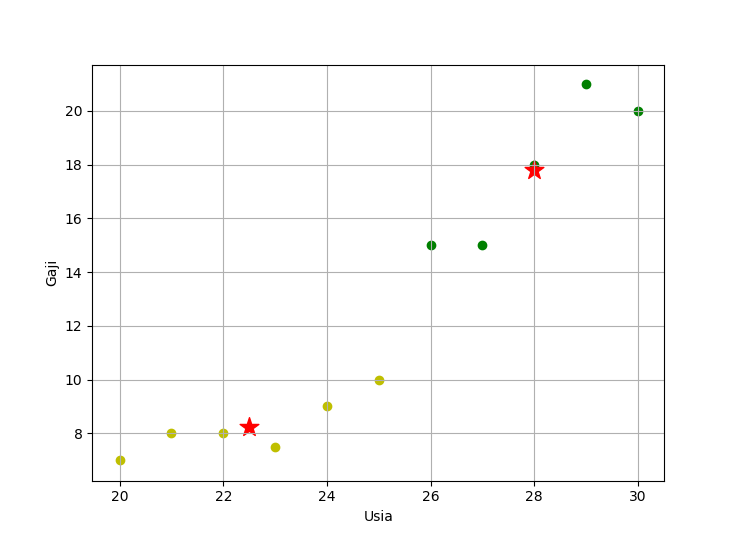

The Python source for this figure:
import numpy as np
import pandas as pd
import matplotlib.pyplot as plt

# load data
df = pd.read_excel('data.xlsx')
# print(df.head(2))

# plot data
# plt.scatter(df['usia'], df['gaji'])
# plt.xlabel('Usia')
# plt.ylabel('Gaji')
# plt.grid(True)
# plt.show()

# kmeans
from sklearn.cluster import KMeans
model = KMeans(n_clusters = 2)

# ======================
# # training
model.fit(df[['usia', 'gaji']])

# # predict
print(df['usia'].values)
prediksi = model.predict(df[['usia', 'gaji']])
print(prediksi)
# ======================

# =====================
# fit & predict
# prediksi = model.fit_predict(df[['usia', 'gaji']])
# =====================

# add prediction result to dataframe
df['cluster'] = prediksi
# print(df)

# split dataframe based on its cluster
df0 = df[df['cluster'] == 0]
df1 = df[df['cluster'] == 1]
# print(df0)
# print(df1)

# plot df0 & df1
plt.scatter(df0['usia'], df0['gaji'], marker='o', color='g')
plt.scatter(df1['usia'], df1['gaji'], marker='o', color='y')
plt.xlabel('Usia')
plt.ylabel('Gaji')
plt.grid(True)

# centroid
print(model.cluster_centers_)
plt.scatter(
    model.cluster_centers_[:,0],
    model.cluster_centers_[:,1],
    marker='*',
    color='r',
    s = 200
)

plt.show()
